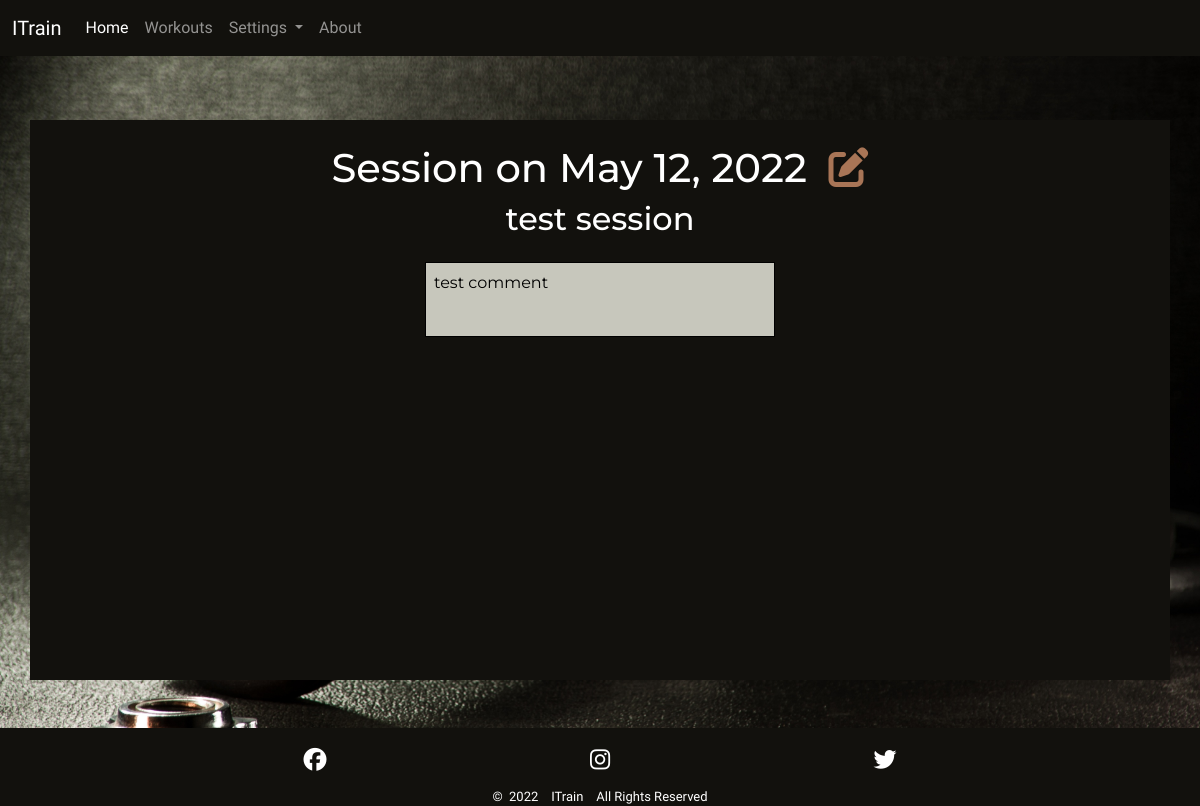
/session/1/, run on the app's committed database.
### main/models.py (models this page shows, shortened)
class Session(models.Model):
    name = models.CharField(max_length=80, null=False, blank=False)
    date = models.DateField(unique=True)
    workout = models.ManyToManyField(Workout, blank=True,
                                     related_name='workouts')
    comment = models.TextField(max_length=200, blank=True)

### main/views.py (the view)
# urls.py: path('session/<int:session_id>/', session_view, name='session'),
def session_view(request, session_id):
    session = get_object_or_404(Session, id=session_id)
    context = {
        'session': session,
    }
    return render(request, 'main/session.html', context)

### main/templates/main/session.html (shortened to what this page needs)
{% extends 'base.html' %}
{% load static %}
{% block content %}
<div class="jumbotron container p1 p-sm-2 mt-md-3">
    <div class="jumbotron-head justify-content-center text-center mt-3">
        <h1>Session on {{ session.date }}&nbsp;
            <a class="med-light-clr" href="{% url 'edit_session' session.id %}">
                <i class="fa-solid fa-edit"></i></a>
        </h1>
        <h2 class="mb-4">{{ session.name }}</h2>
        {% if session.comment != '' %}
        <div class="session-comment dark-clr">
            <p class="start p-2">{{ session.comment }}</p>
        </div>
        {% endif %}
    </div>
    <div class="container-md content-list-container p-sm-4 mt-3 gy-4 dark-clr">
    </div>
</div>
{% endblock %}

### static/css/style.css (style rules this page uses)
body { font-family: 'IM Fell English', serif; color: white; min-height: 100vh; display: flex; flex-direction: column; justify-content: flex-start; background: url('../images/dumbell.jpg'); overflow-x: hidden; -webkit-background-size: cover; -moz-background-size: cover; -o-background-size: cover; background-size: cover; }
.start { float: left; }
.dark-clr { color: black; }
.med-light-clr { color: #A87556; }
a { text-decoration: none; }
.jumbotron { background-color: #12110D; color: white; min-height: 70vh; }
.content-list-container { width: 75%; }
.session-comment { width: 350px; height: 75px; background-color: #C7C7BC; border: solid 1px black; margin: 0 auto; }

### data on the page
Session: date "May 12, 2022", name "test session", comment "test comment"
